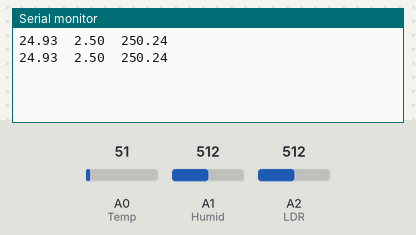
This sketch was run on a simulated Arduino Uno, built with avr-gcc and run on an emulated ATmega328P. On the bench: the last lines printed to the serial monitor. Inputs (shaded band) come from the test bench; at power-on: A0 (Temp) = 51, A1 (Humid) = 512, A2 (LDR) = 512.

Above: at 5.8 s.
5.9 s: A0 (Temp) set to 61
At 10.7 s:
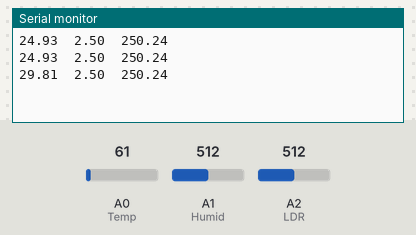
11.9 s: A1 (Humid) set to 716
At 15.8 s:
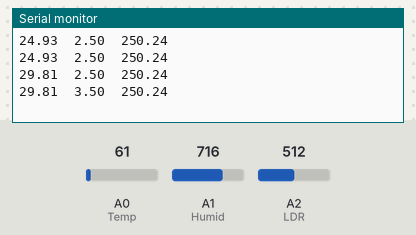
17.9 s: A2 (LDR) set to 716
At 20.9 s:
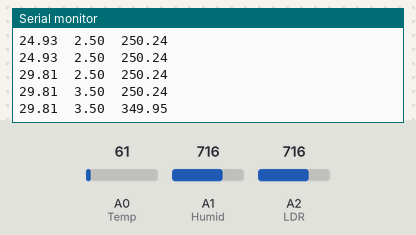
23.9 s: A0 (Temp) set to 71
At 25.9 s:
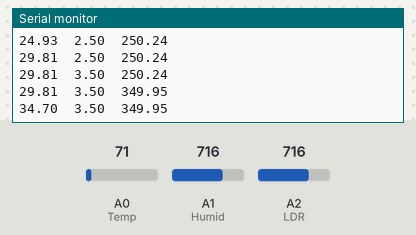
29.9 s: A1 (Humid) set to 900
At 31.0 s:
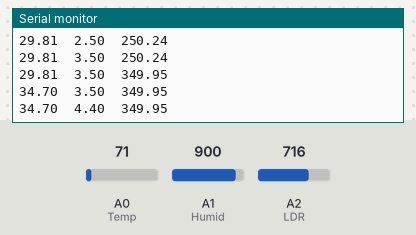
35.9 s: A2 (LDR) set to 900
At 41.1 s:
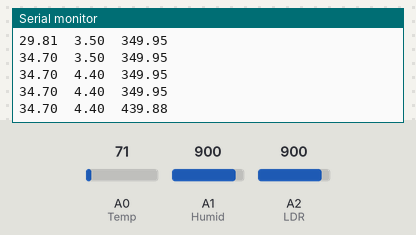
Timing chart, 0 to 42.6 s (numbered marks = the images above; inputs shaded):
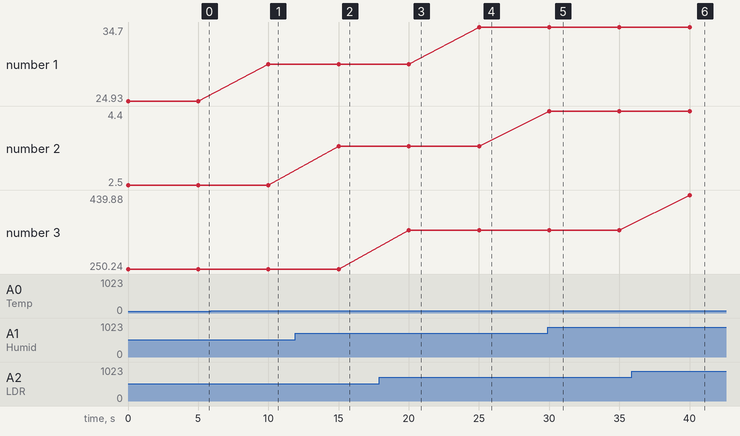

Measured:
- after the input at 5.9 s, the serial monitor: prints a new line after 4.1 s (image 1)
- after the input at 11.9 s, the serial monitor: prints a new line after 3.1 s (image 2)
- after the input at 17.9 s, the serial monitor: prints a new line after 2.1 s (image 3)
- after the input at 23.9 s, the serial monitor: prints a new line after 1.1 s (image 4)
- after the input at 29.9 s, the serial monitor: prints a new line after 0.11 s (image 5)
- after the input at 35.9 s, the serial monitor: prints a new line after 4.1 s (image 6)
- plotted number 1: 24.93 → 29.81 after the input at 5.9 s, 29.81 → 34.7 after the input at 23.9 s
- plotted number 2: 2.5 → 3.5 after the input at 11.9 s, 3.5 → 4.4 after the input at 29.9 s

The sketch:

sensors_all_n.ino
```cpp
const int Temp = A0;
const int Humid = A1;
const int LDR = A2;

void setup()
{

pinMode(Temp, INPUT);
pinMode(Humid, INPUT);
pinMode(LDR, INPUT);
Serial.begin(9600);

}

void loop()
{

  Serial.print(analogRead(Temp)*(5.0/1023.0)*100);
  Serial.print("\t");
  Serial.print(analogRead(Humid)*(5.0/1023.0));
  Serial.print("\t");
  Serial.println(analogRead(LDR)*(5.0/1023.0)*100.0);
  delay(5000);

}
```
